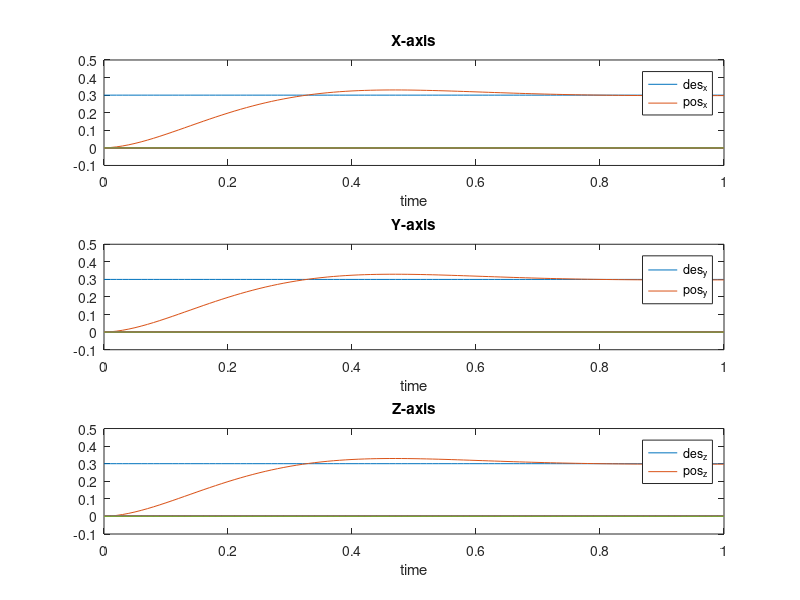

Write MATLAB code to recreate this figure.
clc; clear all; close all;

dt = 0.01;

K = 650*eye(3);
D = 100*eye(3);
A = eye(6);
A(1:3,4:6) = dt*eye(3);
B = zeros(6,3);
B(4:6,1:3) = dt*eye(3);

mass = 10;
state = [0,0,0,0,0,0]';
desired_state = [0.3, 0.3, 0.3, 0,0,0]';

deadline = 0.5; % seconds
tf = 1; %seconds
trange = (0:dt:tf);

force = zeros(length(trange), 3);
error = zeros(length(trange), 3);
pos = zeros(length(trange), 3);
% force_tip = zeros(length(trange), 3);
% force_base = zeros(length(trange), 3);
% pos = zeros(length(trange), 3);
for i = 1:length(trange)
    e = desired_state(1:3) - state(1:3);
    de = desired_state(4:6) - state(4:6);
    error(i,:) = e;
    force(i,:) = K*e + D*de;
%     force_base = [1, 0, 0];
%     R = GetRotationMatrix(state(1), state(2), state(3));
%     force_tip = R*force_base;
    xdd = force(i,:)/mass;
    state = A*state + B*xdd';
    pos(i,:) = state(1:3)';

end


figure('Name', 'PD Control');
subplot(3,1,1);
%plot(trange, error(:,1));hold on;
plot(trange, desired_state(1)*ones(1,length(trange))); hold on;
plot(trange, pos(:,1));
plot(trange, zeros(length(trange)));
legend('des_x','pos_x'); xlabel('time');
axis([0, tf, -0.1, 0.5]);
title('X-axis');

subplot(3,1,2);
%plot(trange, error(:,2));hold on;
%plot(trange, force(:,2));
plot(trange, desired_state(2)*ones(1,length(trange))); hold on;
plot(trange, pos(:,2));
plot(trange, zeros(length(trange)));
legend('des_y','pos_y'); xlabel('time');
axis([0, tf, -0.1, 0.5]);
title('Y-axis');

subplot(3,1,3);
%plot(trange, error(:,3));hold on;
%plot(trange, force(:,3));
plot(trange, desired_state(3)*ones(1,length(trange))); hold on;
plot(trange, pos(:,3));
plot(trange, zeros(length(trange)));
legend('des_z','pos_z'); xlabel('time');
axis([0, tf, -0.1, 0.5]);
title('Z-axis');